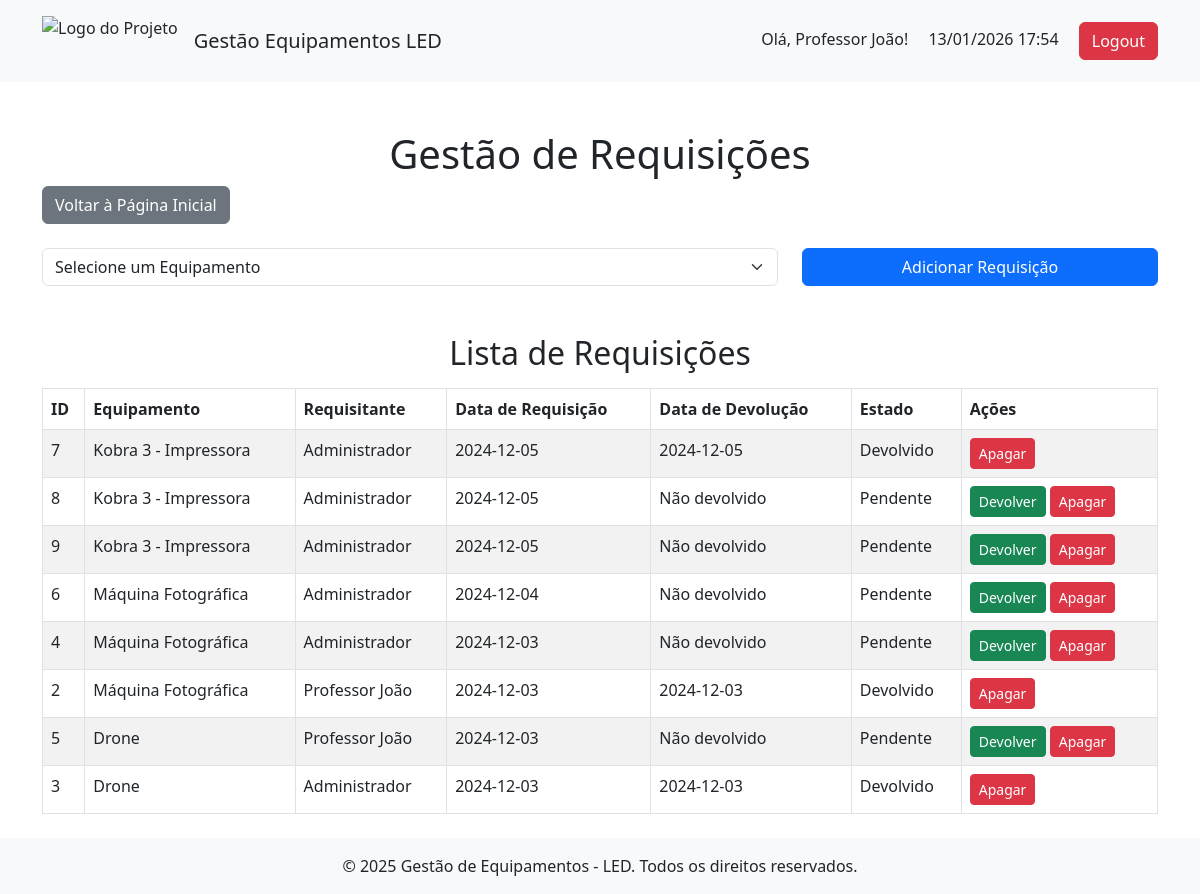
The page /lista_requisicoes.php (signed in) on the database its author committed.
### tables this page shows
CREATE TABLE IF NOT EXISTS `requisicoes` (
  `id` int NOT NULL AUTO_INCREMENT,
  `equipamento_id` int NOT NULL,
  `requisitante_id` int NOT NULL,
  `data_requisicao` date NOT NULL,
  `data_devolucao` date DEFAULT NULL,
  `estado` enum('pendente','devolvido') DEFAULT 'pendente',
  PRIMARY KEY (`id`),
  KEY `equipamento_id` (`equipamento_id`),
  KEY `requisitante_id` (`requisitante_id`)
);

CREATE TABLE IF NOT EXISTS `equipamentos` (
  `id` int NOT NULL AUTO_INCREMENT,
  `nome` varchar(255) NOT NULL,
  `tipo` varchar(255) NOT NULL,
  `descricao` text,
  `quantidade` int NOT NULL,
  `data_registo` date NOT NULL,
  PRIMARY KEY (`id`)
);

CREATE TABLE IF NOT EXISTS `users` (
  `id` int NOT NULL AUTO_INCREMENT,
  `nome` varchar(255) NOT NULL,
  `email` varchar(191) NOT NULL,
  `password` varchar(255) NOT NULL,
  `role` enum('professor','admin') DEFAULT 'professor',
  `data_registo` timestamp NULL DEFAULT CURRENT_TIMESTAMP,
  PRIMARY KEY (`id`),
  UNIQUE KEY `email` (`email`)
);

### lista_requisicoes.php (the view, shortened to what this page needs)
<?php
include 'db_connect.php';
include 'header.php';
$result = $conn->query("SELECT r.id, e.nome AS equipamento, u.nome AS requisitante, r.data_requisicao, r.data_devolucao, r.estado
                        FROM requisicoes r
                        INNER JOIN equipamentos e ON r.equipamento_id = e.id
                        INNER JOIN users u ON r.requisitante_id = u.id
                        ORDER BY r.data_requisicao DESC");
?>
<div class="container mt-5">
    <h1 class="text-center">Gestão de Requisições</h1>
    <div class="d-flex justify-content-start mb-4">
        <a href="index.php" class="btn btn-secondary">Voltar à Página Inicial</a>
    </div>
    <form method="POST" class="mt-4">
        <div class="row mb-3">
            <div class="col-md-8">
                <select name="equipamento_id" class="form-select" required>
                    <option value="">Selecione um Equipamento</option>
                </select>
            </div>
            <div class="col-md-4">
                <button type="submit" name="adicionar" class="btn btn-primary w-100">Adicionar Requisição</button>
            </div>
        </div>
    </form>
    <div class="mt-5">
        <h2 class="text-center">Lista de Requisições</h2>
        <table class="table table-bordered table-striped mt-3">
            <thead>
                <tr>
                    <th>ID</th>
                    <th>Equipamento</th>
                    <th>Requisitante</th>
                    <th>Data de Requisição</th>
                    <th>Data de Devolução</th>
                    <th>Estado</th>
                    <th>Ações</th>
                </tr>
            </thead>
            <tbody>
                <?php while ($row = $result->fetch_assoc()): ?>
                    <tr>
                        <td><?php echo $row['id']; ?></td>
                        <td><?php echo htmlspecialchars($row['equipamento']); ?></td>
                        <td><?php echo htmlspecialchars($row['requisitante']); ?></td>
                        <td><?php echo $row['data_requisicao']; ?></td>
                        <td><?php echo $row['data_devolucao'] ? $row['data_devolucao'] : 'Não devolvido'; ?></td>
                        <td><?php echo ucfirst($row['estado']); ?></td>
                        <td>
                            <?php if ($row['estado'] == 'pendente'): ?>
                                <a href="lista_requisicoes.php?devolver=<?php echo $row['id']; ?>" class="btn btn-success btn-sm">Devolver</a>
                            <?php endif; ?>
                            <a href="lista_requisicoes.php?delete=<?php echo $row['id']; ?>" class="btn btn-danger btn-sm" onclick="return confirm('Tem certeza que deseja apagar esta requisição?')">Apagar</a>
                        </td>
                    </tr>
                <?php endwhile; ?>
            </tbody>
        </table>
    </div>
</div>
<?php include 'footer.php'; ?>

### rows shown on the page
requisicoes: id "7", equipamento.nome "Kobra 3 - Impressora", users.nome "Administrador", data_requisicao "2024-12-05", data_devolucao "2024-12-05", estado "Devolvido"
requisicoes: id "8", equipamento.nome "Kobra 3 - Impressora", users.nome "Administrador", data_requisicao "2024-12-05", shows "Não devolvido", estado "Pendente"
requisicoes: id "9", equipamento.nome "Kobra 3 - Impressora", users.nome "Administrador", data_requisicao "2024-12-05", shows "Não devolvido", estado "Pendente"
requisicoes: id "6", equipamento.nome "Máquina Fotográfica", users.nome "Administrador", data_requisicao "2024-12-04", shows "Não devolvido", estado "Pendente"
requisicoes: id "4", equipamento.nome "Máquina Fotográfica", users.nome "Administrador", data_requisicao "2024-12-03", shows "Não devolvido", estado "Pendente"
requisicoes: id "2", equipamento.nome "Máquina Fotográfica", users.nome "Professor João", data_requisicao "2024-12-03", data_devolucao "2024-12-03", estado "Devolvido"
requisicoes: id "5", equipamento.nome "Drone", users.nome "Professor João", data_requisicao "2024-12-03", shows "Não devolvido", estado "Pendente"
requisicoes: id "3", equipamento.nome "Drone", users.nome "Administrador", data_requisicao "2024-12-03", data_devolucao "2024-12-03", estado "Devolvido"

### other values the page prints
$_SESSION['user_name'] "Professor João"
